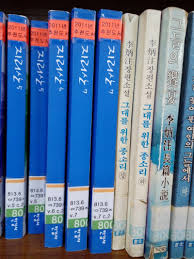
#> input picture data/img/lib_11.jpg, 194 x 259 px, found by its file name
$ jupyter execute 'Finding of a Boundary Line of Books.ipynb'
#> lines starting #> are read from the running program, lines starting #| are printed output that depends on the picture; after the words box and inside, x2 and y2 are one past the last pixel; in counts of white or black regions, pixels touching at a corner belong together
[cell 1]
import cv2
import os
import numpy as np
import matplotlib.pyplot as plt

[cell 2]
img_path = os.getenv('HOME')+'/repo/LibRobo/data/img/lib_11.jpg'
img = cv2.imread(img_path)
#> img is the input picture: shape (259, 194, 3); mean B, G, R 149.3, 116.5, 91.9

[cell 3]
plt.imshow(img)

[cell 4]
img2 = img.copy()
h, w = img.shape[:2]
#> h = 259; w = 194

[cell 5]
imgray = cv2.cvtColor(img, cv2.COLOR_BGR2GRAY)
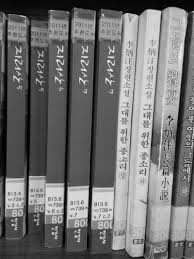
#> imgray: shape (259, 194); min 0, max 250, mean 112.9
plt.imshow(imgray)

[cell 6]
edges = cv2.Canny(imgray, 100, 200 )
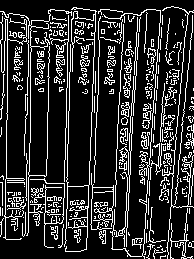
#> edges: shape (259, 194); 18.1% white in thin lines or dots
plt.imshow(edges)

[cell 7]
# 허프 선 검출, 직선으로 판단할 최소한의 점은 130개로 지정 ---②
lines = cv2.HoughLines(edges, 1, np.pi/180, 120)
#> lines = 13 rows, first 8: [160, 0.0698], [95, 0.0349], [187, 0.0873], [29, 0.0175], [138, 0.0524], [124, 0.0524], [70, 0.0349], [140, 0.0698]

for line in lines: # 검출된 모든 선 순회
    r,theta = line[0] # 거리와 각도
    tx, ty = np.cos(theta), np.sin(theta) # x, y축에 대한 삼각비
    x0, y0 = tx*r, ty*r  #x, y 기준(절편) 좌표
    # 기준 좌표에 빨강색 점 그리기
    cv2.circle(img2, (abs(x0), abs(y0)), 3, (0,0,255), -1)
    # 직선 방정식으로 그리기 위한 시작점, 끝점 계산
    x1, y1 = int(x0 + w*(-ty)), int(y0 + h * tx)
    x2, y2 = int(x0 - w*(-ty)), int(y0 - h * tx)
    # 선그리기
    cv2.line(img2, (x1, y1), (x2, y2), (0,255,0), 1)
#> this loop made 13 passes
#> (r, theta, tx, ty, x0, y0, x1, y1) on passes 1 to 12: (160, 0.0698, 0.998, 0.0698, 159.6, 11.16, 146, 269), (95, 0.0349, 0.999, 0.0349, 94.94, 3.32, 88, 262), (187, 0.0873, 0.996, 0.0872, 186.3, 16.3, 169, 274), (29, 0.0175, 1, 0.0175, 29, 0.506, 25, 259), (138, 0.0524, 0.999, 0.0523, 137.8, 7.22, 127, 265), (124, 0.0524, 0.999, 0.0523, 123.8, 6.49, 113, 265), (70, 0.0349, 0.999, 0.0349, 69.96, 2.44, 63, 261), (140, 0.0698, 0.998, 0.0698, 139.7, 9.77, 126, 268), (162, 0.0698, 0.998, 0.0698, 161.6, 11.3, 148, 269), (32, 0.0175, 1, 0.0175, 32, 0.558, 28, 259), (194, 0.105, 0.995, 0.105, 192.9, 20.28, 172, 277), (68, 0.0175, 1, 0.0175, 67.99, 1.19, 64, 260)
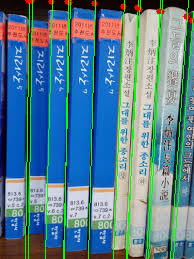
#> img2: shape (259, 194, 3); 6.76% of pixels changed, all inside (x1, y1, x2, y2) = (25, 0, 194, 259)

#결과 출력
merged = np.hstack((img, img2))
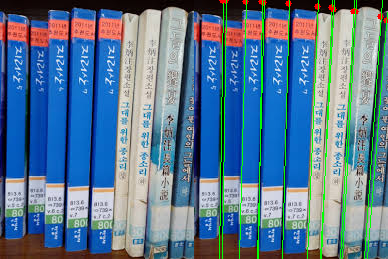
#> merged: shape (259, 388, 3); mean B, G, R 145.7, 121.5, 89.8
plt.figure(figsize=(20, 20))
plt.imshow(merged)

[cell 8]
import cv2
import numpy as np

img_path = os.getenv('HOME')+'/repo/LibRobo/data/img/lib_11.jpg'
img = cv2.imread(img_path)
# 그레이 스케일로 변환 및 엣지 검출 ---①
imgray = cv2.cvtColor(img, cv2.COLOR_BGR2GRAY)
edges = cv2.Canny(imgray, 50, 200 )
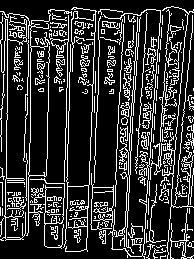
#> edges: shape (259, 194); 19.7% white in thin lines or dots

# 확율 허프 변환 적용 ---②
lines = cv2.HoughLinesP(edges, 1, np.pi/180, 10, None, 20, 2)
#> lines = 43 rows, first 6: [139, 127, 140, 106], [143, 252, 146, 200], [28, 232, 28, 185], [7, 119, 7, 17], [27, 114, 27, 77], [69, 97, 70, 44]
for line in lines:
    # 검출된 선 그리기 ---③
    x1, y1, x2, y2 = line[0]
    cv2.line(img2, (x1,y1), (x2, y2), (0,255,0), 1)
#> this loop made 43 passes
#> (x1, y1, x2, y2) on passes 1 to 12: (139, 127, 140, 106), (143, 252, 146, 200), (28, 232, 28, 185), (7, 119, 7, 17), (27, 114, 27, 77), (69, 97, 70, 44), (5, 240, 5, 179), (133, 112, 135, 79), (129, 187, 130, 151), (30, 47, 30, 25), (116, 171, 118, 105), (160, 157, 167, 137)
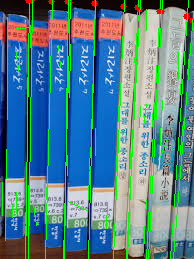
#> img2: shape (259, 194, 3); 2.56% of pixels changed, all inside (x1, y1, x2, y2) = (2, 9, 190, 253)

merged = np.hstack((img, img2))
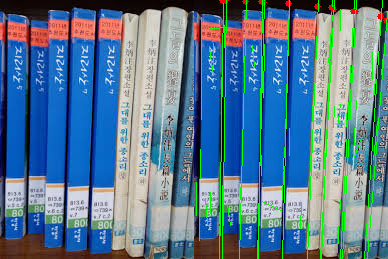
#> merged: shape (259, 388, 3); mean B, G, R 143.8, 123.2, 88.5
plt.figure(figsize=(20, 20))
plt.imshow(merged)

$ run again, with data/img/lib_1.jpg copied over data/img/lib_11.jpg
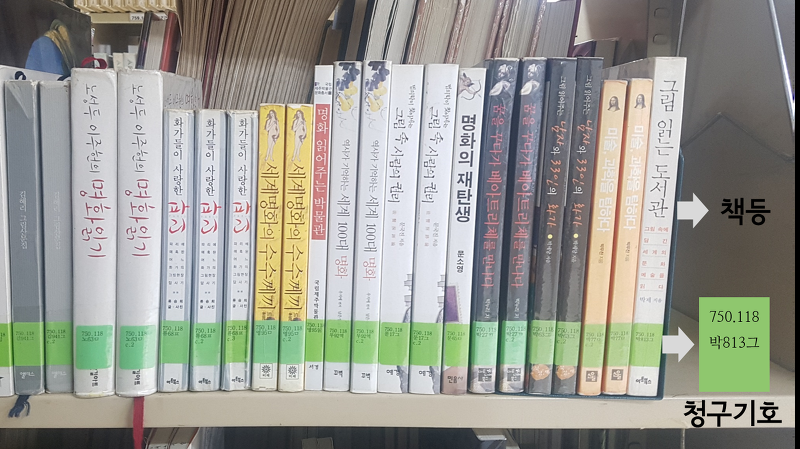
#> input picture data/img/lib_1.jpg, 800 x 449 px, found by its file name
#> img is the input picture: shape (449, 800, 3); mean B, G, R 145.6, 154.2, 153.1
#> `edges = cv2.Canny(imgray, 100, 200 )`:
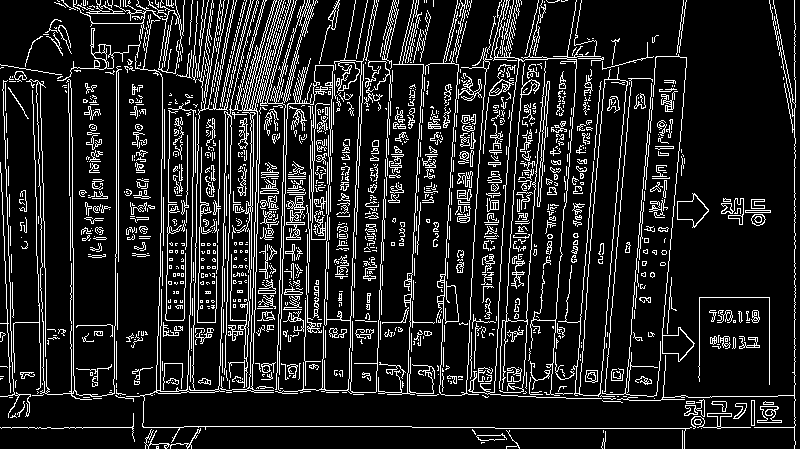
#> edges: shape (449, 800); 13.6% white in thin lines or dots
#> the loop `for line in lines:` made 3830 passes
#> (r, theta, tx, ty, x0, y0, x1, y1) on passes 1 to 3: (794, 0, 1, 0, 794, 0, 794, 449), (427, 1.57, -4.37e-08, 1, -1.87e-05, 427, -800, 426), (68, 1.55, 0.0175, 1, 1.19, 67.99, -798, 75)
#> lines = 207 rows, first 6: [794, 24, 794, 0], [143, 427, 183, 427], [324, 391, 324, 360], [272, 308, 272, 280], [418, 156, 419, 123], [310, 145, 332, 137]
#> the loop `for line in lines:` made 207 passes
#> line on passes 26 to 28: [[250, 370, 252, 288]], [[201, 159, 201, 131]], [[607, 367, 609, 336]]
#> after the loop `for line in lines:`:
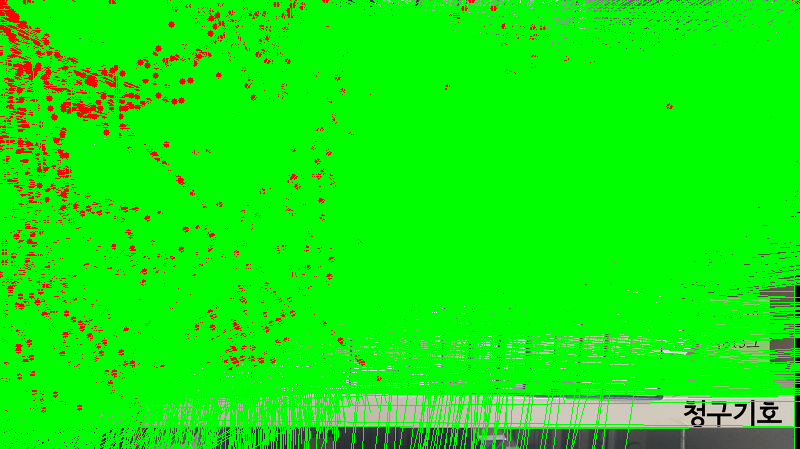
#> img2: shape (449, 800, 3); mean B, G, R 10.6, 236.4, 19.5

$ run again, with data/img/lib_12.jpg copied over data/img/lib_11.jpg
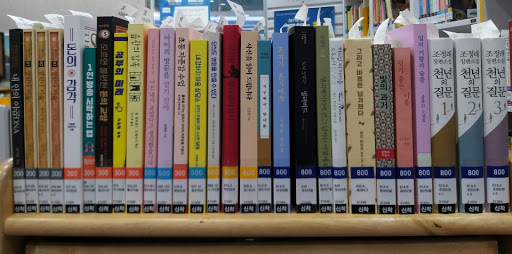
#> input picture data/img/lib_12.jpg, 512 x 254 px, found by its file name
#> img is the input picture: shape (254, 512, 3); mean B, G, R 94.8, 102.3, 110.6
#> `lines = cv2.HoughLines(edges, 1, np.pi/180, 120)`: lines = 343 rows, first 8: [236, 1.57], [204, 1.57], [213, 1.57], [178, 1.57], [206, 1.57], [192, 1.55], [191, 1.57], [189, 1.57]
#> the loop `for line in lines:` made 343 passes
#> (r, theta, tx, ty, x0, y0, x1, y1) on passes 1 to 3: (236, 1.57, -4.37e-08, 1, -1.03e-05, 236, -512, 235), (204, 1.57, -4.37e-08, 1, -8.92e-06, 204, -512, 203), (213, 1.57, -4.37e-08, 1, -9.31e-06, 213, -512, 212)
#> `lines = cv2.HoughLinesP(edges, 1, np.pi/180, 10, None, 20, 2)`: lines = 140 rows, first 6: [64, 201, 64, 33], [134, 178, 173, 180], [202, 212, 223, 212], [197, 191, 224, 189], [61, 236, 392, 236], [467, 77, 489, 67]
#> the loop `for line in lines:` made 140 passes
#> line on passes 26 to 33: [[438, 29, 470, 23]], [[57, 204, 79, 204]], [[329, 40, 373, 39]], [[63, 246, 185, 246]], [[151, 175, 185, 175]], [[371, 67, 372, 88]], [[113, 184, 113, 54]], [[146, 123, 146, 89]]
#> after the loop `for line in lines:`:
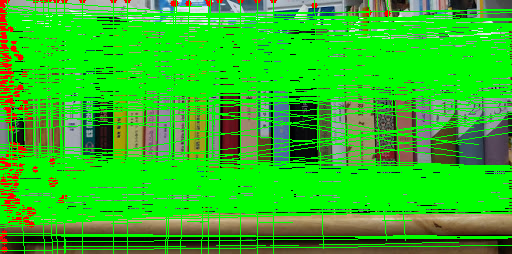
#> img2: shape (254, 512, 3); mean B, G, R 33.6, 190.1, 46.9
